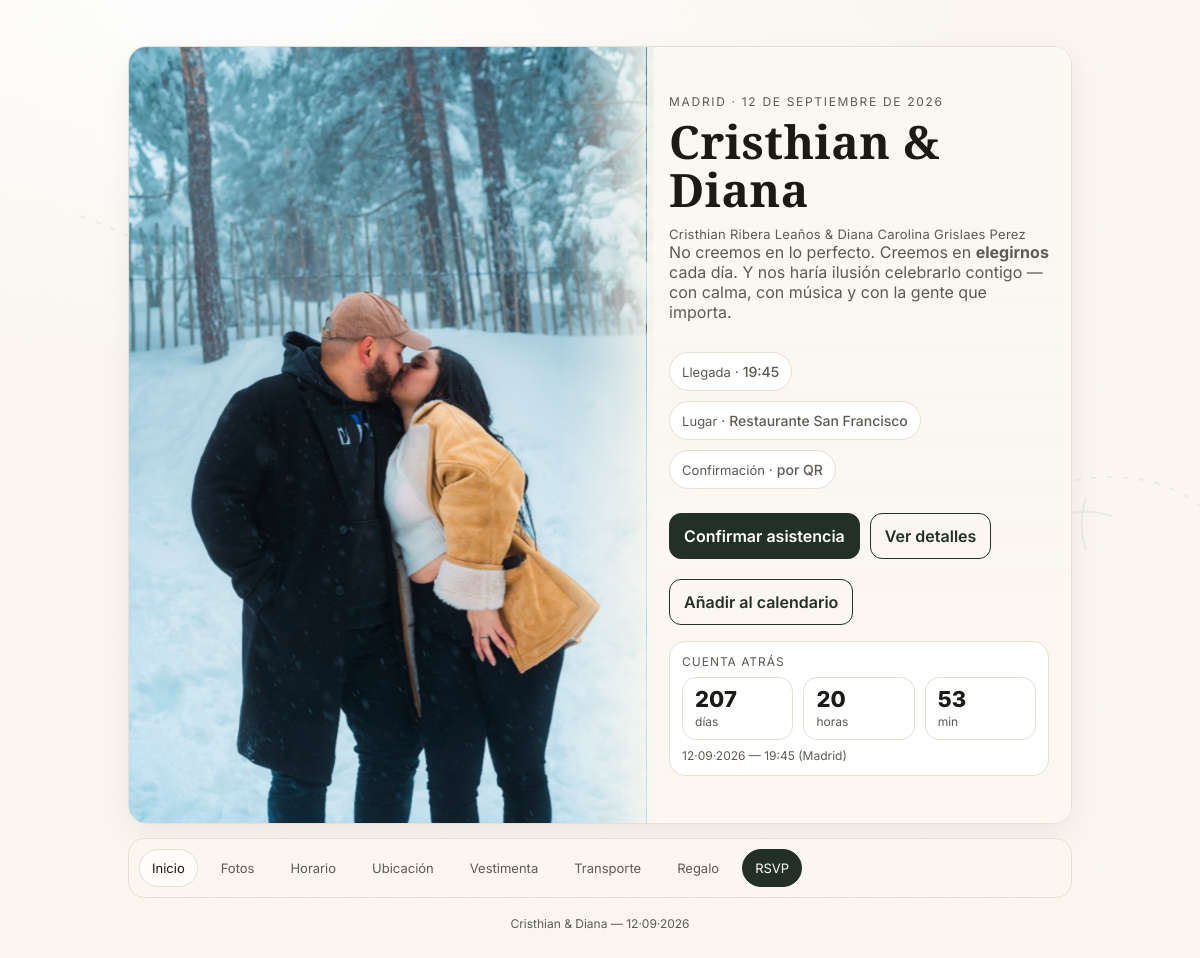
Before: / with the older database file.
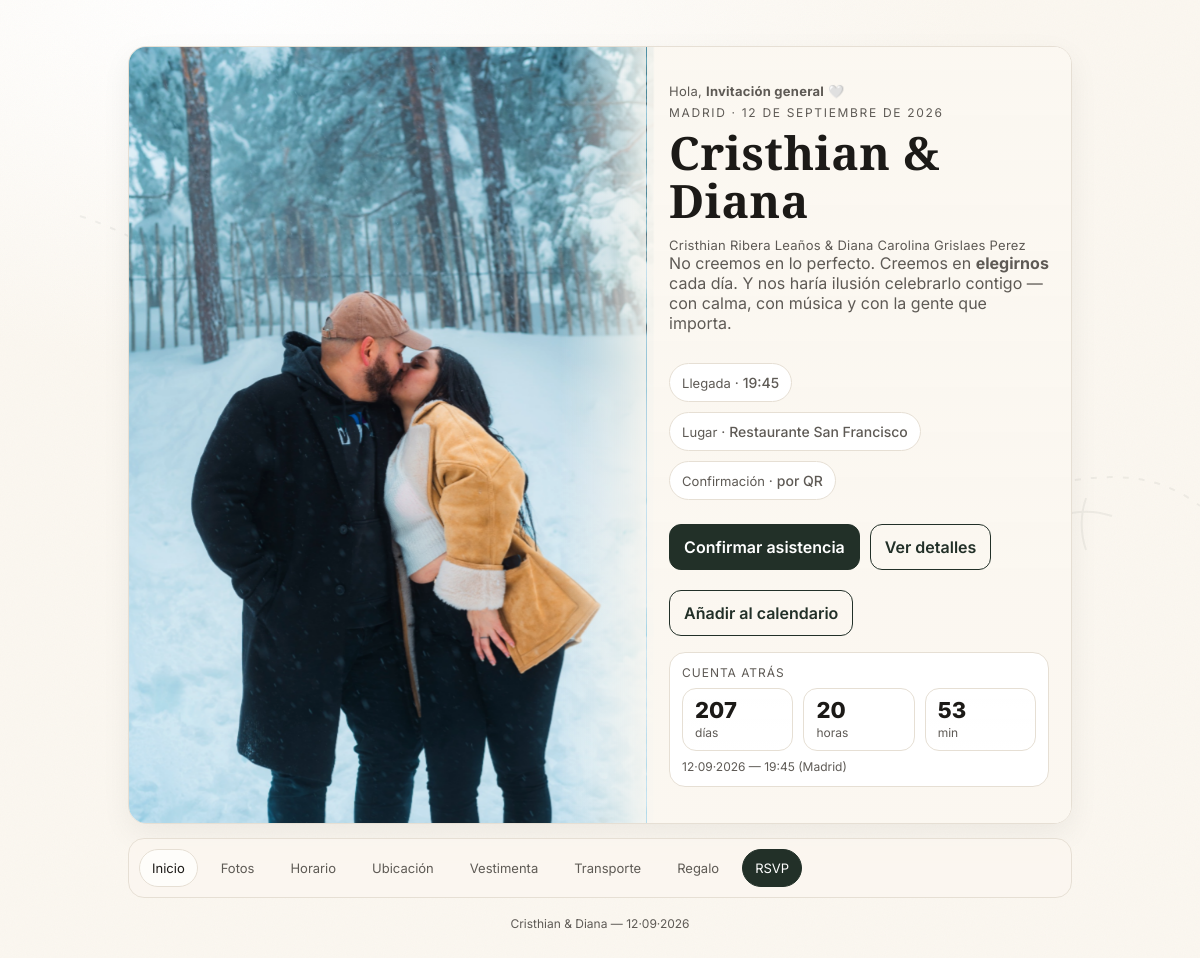
After: the same page with the newer database file.
### tables this page shows
CREATE TABLE invites (
            id INTEGER PRIMARY KEY AUTOINCREMENT,
            code TEXT UNIQUE NOT NULL,
            label TEXT,
            max_guests INTEGER NOT NULL DEFAULT 1,
            is_active INTEGER NOT NULL DEFAULT 1,
            created_at TEXT NOT NULL
        );

### app/routes.py (the view)
@bp.get("/")
def home():
    code = (request.args.get("code") or "").strip()
    invite = _get_invite(code)
    if code and (request.args.get("intro") or "") != "0":
        return redirect(url_for("main.open_invite", code=code))
    return render_template(
        "index.html",
        W=WEDDING,
        invite=invite,
        code=invite["code"] if invite else code,
        done=False,
        error=None,
    )

### app/db.py (called while the page is built)
def _db_path():
    return Path(current_app.instance_path) / "rsvp.sqlite"

def get_db():
    if "db" not in g:
        g.db = sqlite3.connect(_db_path())
        g.db.row_factory = sqlite3.Row
    return g.db

### app/routes.py (called while the page is built)
def _get_invite(code: str):
    db = get_db()
    code = (code or "").strip()
    if not code:
        code = "GENERAL"   # <-- clave
    return db.execute(
        "SELECT code, label, max_guests, is_active FROM invites WHERE code = ?",
        (code,),
    ).fetchone()

### app/templates/index.html (shortened to what this page needs)
<!doctype html>
<html lang="es">
<head>
  <link rel="stylesheet" href="{{ url_for('static', filename='css/style.css') }}" />
</head>
<body>
<div class="wrap">
  <section class="hero panel" id="inicio" data-panel="inicio">
    <div class="heroGrid">
      <div class="heroMedia" aria-hidden="true">
        <img src="{{ url_for('static', filename='img/hero.jpg') }}" alt="" />
      </div>
      <div class="heroContent">
        {% if invite and invite['label'] %}
          <div class="hello">Hola, <strong>{{ invite['label'] }}</strong> 🤍</div>
        {% endif %}
        <div class="heroEyebrow">Madrid · {{ W.date }}</div>
        <h1>{{ W.couple }}</h1>
        <div class="heroFull">{{ W.couple_full }}</div>
        <p class="sub">No creemos en lo perfecto. Creemos en <strong>elegirnos</strong> cada día. Y nos haría ilusión celebrarlo contigo — con calma, con música y con la gente que importa.</p>
        <div class="heroMeta">
          <div class="pill"><span class="k">Llegada</span> · <span class="v">19:45</span></div>
          <div class="pill"><span class="k">Lugar</span> · <span class="v">{{ W.venue }}</span></div>
          <div class="pill"><span class="k">Confirmación</span> · <span class="v">por QR</span></div>
        </div>
        <div class="heroActions">
          <a class="btn" href="#rsvp" data-target="rsvp">Confirmar asistencia</a>
          <a class="btn btnGhost" href="#detalles" data-target="detalles">Ver detalles</a>
          <a class="btn btnGhost" href="{{ url_for('main.calendar_ics') }}">Añadir al calendario</a>
        </div>
        <div class="countdown" aria-label="Cuenta atrás">
          <div class="cdTitle">Cuenta atrás</div>
          <div class="cdGrid">
            <div class="cdBox"><div class="cdNum" id="cdDays">—</div><div class="cdLbl">días</div></div>
            <div class="cdBox"><div class="cdNum" id="cdHours">—</div><div class="cdLbl">horas</div></div>
            <div class="cdBox"><div class="cdNum" id="cdMins">—</div><div class="cdLbl">min</div></div>
          </div>
          <div class="cdFine">12·09·2026 — 19:45 (Madrid)</div>
        </div>
      </div>
    </div>
  </section>
  <nav class="nav" aria-label="Navegación">
    <a href="#inicio" data-target="inicio" class="is-active">Inicio</a>
    <a href="#fotos" data-target="fotos">Fotos</a>
    <a href="#horario" data-target="horario">Horario</a>
    <a href="#detalles" data-target="detalles">Ubicación</a>
    <a href="#vestimenta" data-target="vestimenta">Vestimenta</a>
    <a href="#transporte" data-target="transporte">Transporte</a>
    <a href="#regalo" data-target="regalo">Regalo</a>
    <a href="#rsvp" data-target="rsvp" class="navCta">RSVP</a>
  </nav>
  <div class="footer">Cristhian & Diana — 12·09·2026</div>
</div>
</body>
</html>

Changed rows visible on the page:
added invites: label "Invitación general"
Other visible differences:
text now shown: "Hola, 🤍"
